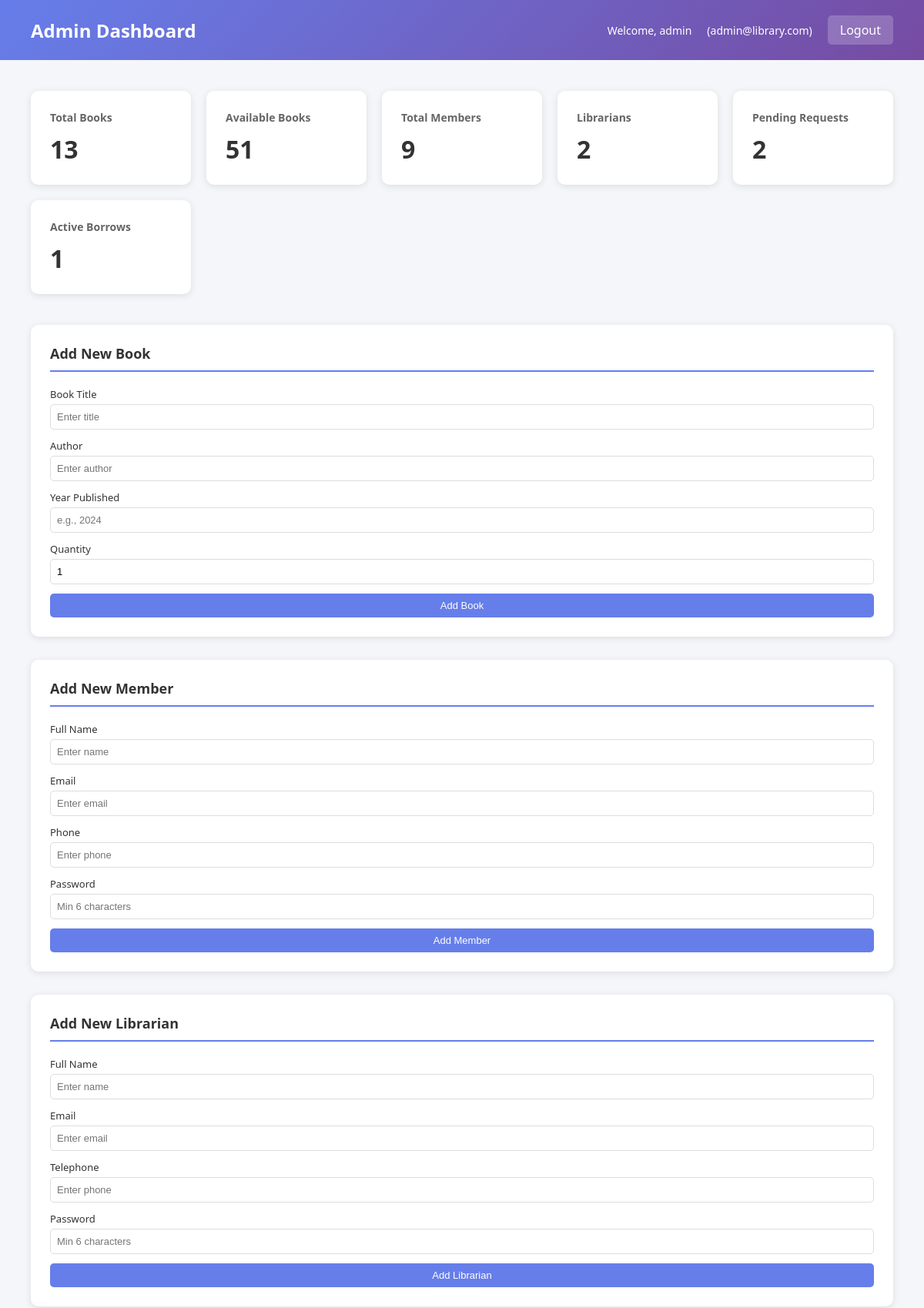
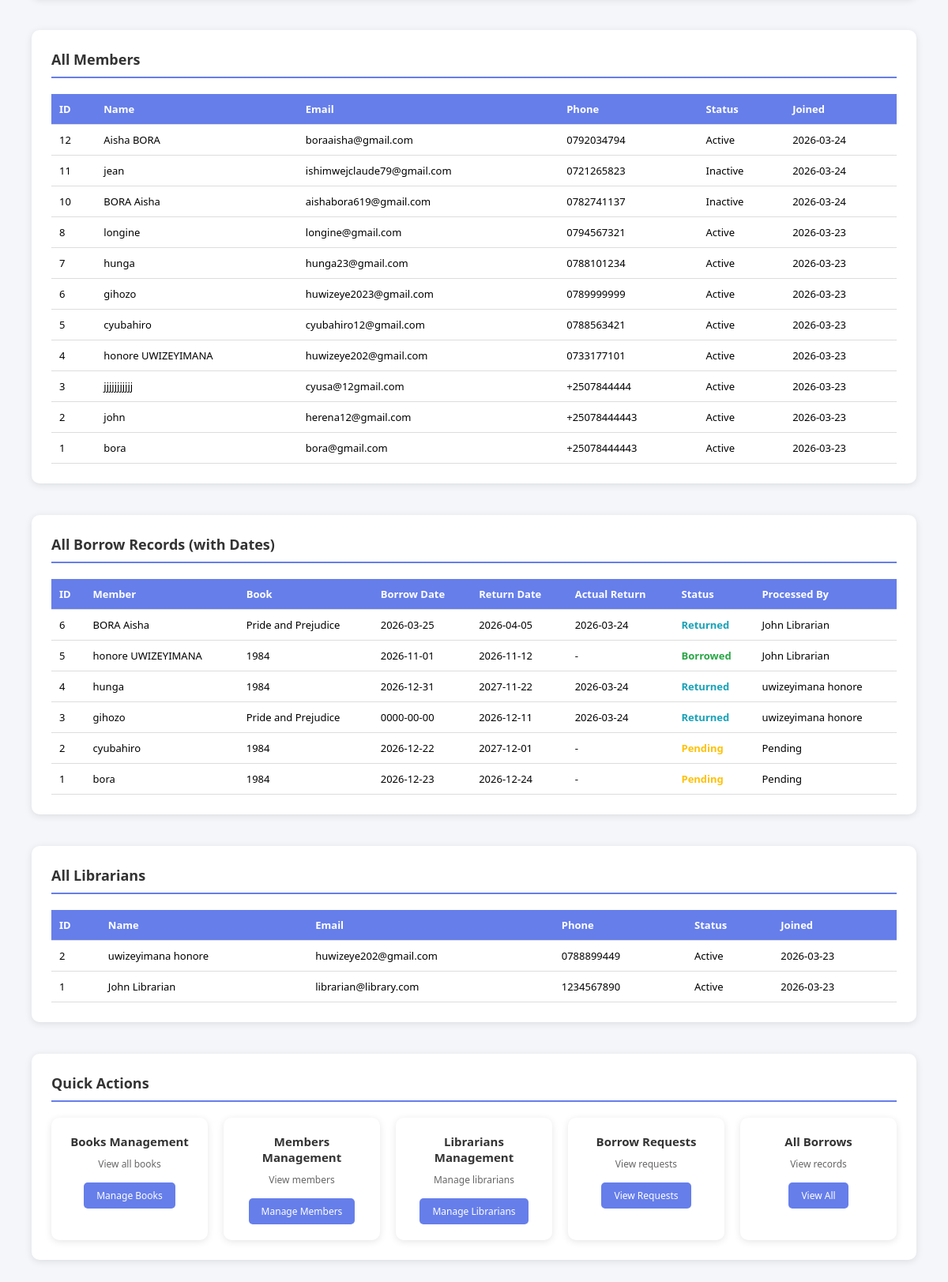
The app's page /admin_dashboard.php (signed in) with its own data (2 pictures, top to bottom).
### tables this page shows
CREATE TABLE `members` (
  `member_id` int(11) NOT NULL,
  `name` varchar(100) NOT NULL,
  `email` varchar(100) NOT NULL,
  `phone` varchar(20) NOT NULL,
  `password` varchar(255) NOT NULL,
  `status` enum('active','inactive') DEFAULT 'active',
  `created_at` timestamp NOT NULL DEFAULT current_timestamp()
);

CREATE TABLE `borrow` (
  `borrow_id` int(11) NOT NULL,
  `member_id` int(11) NOT NULL,
  `book_id` int(11) NOT NULL,
  `librarian_id` int(11) DEFAULT NULL,
  `borrow_date` date NOT NULL,
  `return_date` date NOT NULL,
  `actual_return_date` date DEFAULT NULL,
  `status` enum('pending','approved','denied','borrowed','returned','overdue') DEFAULT 'pending',
  `request_notes` text DEFAULT NULL,
  `created_at` timestamp NOT NULL DEFAULT current_timestamp()
);

CREATE TABLE `books` (
  `book_id` int(11) NOT NULL,
  `title` varchar(200) NOT NULL,
  `author` varchar(100) NOT NULL,
  `year_published` int(11) DEFAULT NULL,
  `quantity` int(11) DEFAULT 1,
  `available_quantity` int(11) DEFAULT 1,
  `status` enum('active','inactive','archived') DEFAULT 'active',
  `content` text DEFAULT NULL,
  `created_at` timestamp NOT NULL DEFAULT current_timestamp()
);

CREATE TABLE `librarians` (
  `librarian_id` int(11) NOT NULL,
  `names` varchar(100) NOT NULL,
  `telephone` varchar(20) NOT NULL,
  `email` varchar(100) NOT NULL,
  `password` varchar(255) NOT NULL,
  `status` enum('active','inactive') DEFAULT 'active',
  `created_at` timestamp NOT NULL DEFAULT current_timestamp()
);

### admin_dashboard.php (the view, shortened to what this page needs)
<?php
require_once 'config.php';
$username = $_SESSION['username'];
$email = $_SESSION['email'];
$stats = [];
$stmt = $pdo->query("SELECT COUNT(*) as total FROM books WHERE status = 'active'");
$stats['books'] = $stmt->fetch()['total'];
$stmt = $pdo->query("SELECT SUM(available_quantity) as total FROM books WHERE status = 'active'");
$stats['available_books'] = $stmt->fetch()['total'] ?? 0;
$stmt = $pdo->query("SELECT COUNT(*) as total FROM members WHERE status = 'active'");
$stats['members'] = $stmt->fetch()['total'];
$stmt = $pdo->query("SELECT COUNT(*) as total FROM librarians WHERE status = 'active'");
$stats['librarians'] = $stmt->fetch()['total'];
$stmt = $pdo->query("SELECT COUNT(*) as total FROM borrow WHERE status = 'pending'");
$stats['pending_requests'] = $stmt->fetch()['total'];
$stmt = $pdo->query("SELECT COUNT(*) as total FROM borrow WHERE status = 'borrowed'");
$stats['active_borrows'] = $stmt->fetch()['total'];
$stmt = $pdo->query("SELECT COUNT(*) as total FROM borrow WHERE status = 'overdue'");
$stats['overdue'] = $stmt->fetch()['total'];
$stmt = $pdo->query("
    SELECT b.*, m.name as member_name, m.email as member_email,
           bk.title as book_title, bk.author, l.names as librarian_name
    FROM borrow b
    JOIN members m ON b.member_id = m.member_id
    JOIN books bk ON b.book_id = bk.book_id
    LEFT JOIN librarians l ON b.librarian_id = l.librarian_id
    ORDER BY b.created_at DESC
    LIMIT 50
");
$all_borrows = $stmt->fetchAll();
$stmt = $pdo->query("SELECT * FROM members ORDER BY member_id DESC LIMIT 20");
$dashboard_members = $stmt->fetchAll();
$stmt = $pdo->query("SELECT * FROM librarians ORDER BY librarian_id DESC LIMIT 20");
$dashboard_librarians = $stmt->fetchAll();
?>
<!DOCTYPE html>
<html lang="en">
<head>
</head>
<body>
    <div class="header">
        <h1>Admin Dashboard</h1>
        <div class="user-info">
            <span>Welcome, <?php echo htmlspecialchars($username); ?></span>
            <span>(<?php echo htmlspecialchars($email); ?>)</span>
            <a href="logout.php" class="logout-btn">Logout</a>
        </div>
    </div>
    <div class="container">
        <div class="stats-grid">
            <div class="stat-card">
                <h3>Total Books</h3>
                <div class="number"><?php echo $stats['books']; ?></div>
            </div>
            <div class="stat-card">
                <h3>Available Books</h3>
                <div class="number"><?php echo $stats['available_books']; ?></div>
            </div>
            <div class="stat-card">
                <h3>Total Members</h3>
                <div class="number"><?php echo $stats['members']; ?></div>
            </div>
            <div class="stat-card">
                <h3>Librarians</h3>
                <div class="number"><?php echo $stats['librarians']; ?></div>
            </div>
            <div class="stat-card">
                <h3>Pending Requests</h3>
                <div class="number"><?php echo $stats['pending_requests']; ?></div>
            </div>
            <div class="stat-card">
                <h3>Active Borrows</h3>
                <div class="number"><?php echo $stats['active_borrows']; ?></div>
            </div>
        </div>
        <div class="dashboard-grid">
            <div class="section-card">
                <h2>Add New Book</h2>
                <form method="POST">
                    <div class="form-group"><label>Book Title</label><input type="text" name="title" required placeholder="Enter title"></div>
                    <div class="form-group"><label>Author</label><input type="text" name="author" required placeholder="Enter author"></div>
                    <div class="form-group"><label>Year Published</label><input type="number" name="year_published" required placeholder="e.g., 2024" min="1900" max="2100"></div>
                    <div class="form-group"><label>Quantity</label><input type="number" name="quantity" required min="1" value="1"></div>
                    <button type="submit" class="btn">Add Book</button>
                </form>
            </div>
            <div class="section-card">
                <h2>Add New Member</h2>
                <form method="POST">
                    <div class="form-group"><label>Full Name</label><input type="text" name="name" required placeholder="Enter name"></div>
                    <div class="form-group"><label>Email</label><input type="email" name="email" required placeholder="Enter email"></div>
                    <div class="form-group"><label>Phone</label><input type="text" name="phone" required placeholder="Enter phone"></div>
                    <div class="form-group"><label>Password</label><input type="password" name="password" required minlength="6" placeholder="Min 6 characters"></div>
                    <button type="submit" class="btn">Add Member</button>
                </form>
            </div>
            <div class="section-card">
                <h2>Add New Librarian</h2>
                <form method="POST">
                    <div class="form-group"><label>Full Name</label><input type="text" name="names" required placeholder="Enter name"></div>
                    <div class="form-group"><label>Email</label><input type="email" name="email" required placeholder="Enter email"></div>
                    <div class="form-group"><label>Telephone</label><input type="text" name="telephone" required placeholder="Enter phone"></div>
                    <div class="form-group"><label>Password</label><input type="password" name="password" required minlength="6" placeholder="Min 6 characters"></div>
                    <button type="submit" class="btn">Add Librarian</button>
                </form>
            </div>
        </div>
        <div class="section-card" style="margin-bottom: 40px;">
            <h2>All Members</h2>
            <div class="table-container">
                <table>
                    <thead>
                        <tr><th>ID</th><th>Name</th><th>Email</th><th>Phone</th><th>Status</th><th>Joined</th></tr>
                    </thead>
                    <tbody>
                        <?php foreach ($dashboard_members as $member): ?>
                        <tr>
                            <td><?php echo $member['member_id']; ?></td>
                            <td><?php echo htmlspecialchars($member['name']); ?></td>
                            <td><?php echo htmlspecialchars($member['email']); ?></td>
                            <td><?php echo htmlspecialchars($member['phone']); ?></td>
                            <td class="status-<?php echo $member['status']; ?>"><?php echo ucfirst($member['status']); ?></td>
                            <td><?php echo date('Y-m-d', strtotime($member['created_at'])); ?></td>
                        </tr>
                        <?php endforeach; ?>
                    </tbody>
                </table>
            </div>
        </div>
        <div class="section-card" style="margin-bottom: 40px;">
            <h2>All Borrow Records (with Dates)</h2>
            <div class="table-container">
                <table>
                    <thead>
                        <tr>
                            <th>ID</th>
                            <th>Member</th>
                            <th>Book</th>
                            <th>Borrow Date</th>
                            <th>Return Date</th>
                            <th>Actual Return</th>
                            <th>Status</th>
                            <th>Processed By</th>
                        </tr>
                    </thead>
                    <tbody>
                        <?php foreach ($all_borrows as $borrow): ?>
                        <tr>
                            <td><?php echo $borrow['borrow_id']; ?></td>
                            <td><?php echo htmlspecialchars($borrow['member_name']); ?></td>
                            <td><?php echo htmlspecialchars($borrow['book_title']); ?></td>
                            <td><?php echo $borrow['borrow_date']; ?></td>
                            <td><?php echo $borrow['return_date']; ?></td>
                            <td><?php echo $borrow['actual_return_date'] ?? '-'; ?></td>
                            <td class="status-<?php echo $borrow['status']; ?>"><?php echo ucfirst($borrow['status']); ?></td>
                            <td><?php echo $borrow['librarian_name'] ?? 'Pending'; ?></td>
                        </tr>
                        <?php endforeach; ?>
                    </tbody>
                </table>
            </div>
        </div>
        <div class="section-card" style="margin-bottom: 40px;">
            <h2>All Librarians</h2>
            <div class="table-container">
                <table>
                    <thead>
                        <tr><th>ID</th><th>Name</th><th>Email</th><th>Phone</th><th>Status</th><th>Joined</th></tr>
                    </thead>
                    <tbody>
                        <?php foreach ($dashboard_librarians as $librarian): ?>
                        <tr>
                            <td><?php echo $librarian['librarian_id']; ?></td>
                            <td><?php echo htmlspecialchars($librarian['names']); ?></td>
                            <td><?php echo htmlspecialchars($librarian['email']); ?></td>
                            <td><?php echo htmlspecialchars($librarian['telephone']); ?></td>
                            <td class="status-<?php echo $librarian['status']; ?>"><?php echo ucfirst($librarian['status']); ?></td>
                            <td><?php echo date('Y-m-d', strtotime($librarian['created_at'])); ?></td>
                        </tr>
                        <?php endforeach; ?>
                    </tbody>
                </table>
            </div>
        </div>
        <div class="section-card">
            <h2>Quick Actions</h2>
            <div class="menu-grid">
                <div class="menu-card"><h3>Books Management</h3><p>View all books</p><a href="admin_books.php">Manage Books</a></div>
                <div class="menu-card"><h3>Members Management</h3><p>View members</p><a href="admin_members.php">Manage Members</a></div>
                <div class="menu-card"><h3>Librarians Management</h3><p>Manage librarians</p><a href="admin_librarians.php">Manage Librarians</a></div>
                <div class="menu-card"><h3>Borrow Requests</h3><p>View requests</p><a href="admin_borrow.php">View Requests</a></div>
                <div class="menu-card"><h3>All Borrows</h3><p>View records</p><a href="admin_all_borrows.php">View All</a></div>
            </div>
        </div>
    </div>
</body>
</html>

### admin_dashboard.php (style rules this page uses)
* { margin: 0; padding: 0; box-sizing: border-box; }
body { font-family: 'Segoe UI', Tahoma, Geneva, Verdana, sans-serif; background: #f4f6f9; }
.header { background: linear-gradient(135deg, #667eea 0%, #764ba2 100%); color: white; padding: 20px 40px; display: flex; justify-content: space-between; align-items: center; }
.header h1 { font-size: 24px; }
.user-info { display: flex; align-items: center; gap: 20px; }
.user-info span { font-size: 14px; }
.logout-btn { background: rgba(255,255,255,0.2); color: white; padding: 8px 16px; text-decoration: none; border-radius: 5px; }
.container { padding: 40px; max-width: 1600px; margin: 0 auto; }
.stats-grid { display: grid; grid-template-columns: repeat(auto-fit, minmax(180px, 1fr)); gap: 20px; margin-bottom: 40px; }
.stat-card { background: white; padding: 25px; border-radius: 10px; box-shadow: 0 2px 10px rgba(0,0,0,0.1); }
.stat-card h3 { color: #666; font-size: 14px; margin-bottom: 10px; }
.stat-card .number { font-size: 32px; font-weight: bold; color: #333; }
.dashboard-grid { display: grid; grid-template-columns: repeat(3, 1fr); gap: 30px; margin-bottom: 40px; }
.section-card { background: white; padding: 25px; border-radius: 10px; box-shadow: 0 2px 10px rgba(0,0,0,0.1); }
.section-card h2 { color: #333; margin-bottom: 20px; font-size: 18px; border-bottom: 2px solid #667eea; padding-bottom: 10px; }
.form-group { margin-bottom: 12px; }
.form-group label { display: block; margin-bottom: 4px; color: #333; font-weight: 500; font-size: 13px; }
.form-group input { width: 100%; padding: 8px; border: 1px solid #ddd; border-radius: 5px; font-size: 13px; }
.btn { padding: 8px 16px; background: #667eea; color: white; border: none; border-radius: 5px; cursor: pointer; font-size: 13px; width: 100%; }
.table-container { overflow-x: auto; }
table { width: 100%; border-collapse: collapse; }
th, td { padding: 10px; text-align: left; border-bottom: 1px solid #ddd; font-size: 13px; }
th { background: #667eea; color: white; white-space: nowrap; }
.status-pending { color: #ffc107; font-weight: bold; }
.status-borrowed { color: #28a745; font-weight: bold; }
.status-returned { color: #17a2b8; font-weight: bold; }
.menu-grid { display: grid; grid-template-columns: repeat(auto-fit, minmax(180px, 1fr)); gap: 20px; }
.menu-card { background: white; padding: 20px; border-radius: 10px; box-shadow: 0 2px 10px rgba(0,0,0,0.1); text-align: center; }
.menu-card h3 { color: #333; margin-bottom: 10px; font-size: 15px; }
.menu-card p { color: #666; margin-bottom: 15px; font-size: 12px; }
.menu-card a { display: inline-block; padding: 8px 16px; background: #667eea; color: white; text-decoration: none; border-radius: 5px; font-size: 12px; }
@media (max-width: 1200px) { .dashboard-grid { grid-template-columns: 1fr; } }

### records on screen
members: member_id "12", name "Aisha BORA", email "boraaisha@gmail.com", phone "0792034794", status "Active", created_at "2026-03-24"
members: member_id "11", name "jean", email "ishimwejclaude79@gmail.com", phone "0721265823", status "Inactive", created_at "2026-03-24"
members: member_id "10", name "BORA Aisha", email "aishabora619@gmail.com", phone "0782741137", status "Inactive", created_at "2026-03-24"
members: member_id "8", name "longine", email "longine@gmail.com", phone "0794567321", status "Active", created_at "2026-03-23"
members: member_id "7", name "hunga", email "hunga23@gmail.com", phone "0788101234", status "Active", created_at "2026-03-23"
members: member_id "6", name "gihozo", email "huwizeye2023@gmail.com", phone "0789999999", status "Active", created_at "2026-03-23"
members: member_id "5", name "cyubahiro", email "cyubahiro12@gmail.com", phone "0788563421", status "Active", created_at "2026-03-23"
members: member_id "4", name "honore UWIZEYIMANA", email "huwizeye202@gmail.com", phone "0733177101", status "Active", created_at "2026-03-23"
members: member_id "3", name "jjjjjjjjjjj", email "cyusa@12gmail.com", phone "+2507844444", status "Active", created_at "2026-03-23"
members: member_id "2", name "john", email "herena12@gmail.com", phone "+25078444443", status "Active", created_at "2026-03-23"
members: member_id "1", name "bora", email "bora@gmail.com", phone "+25078444443", status "Active", created_at "2026-03-23"
borrow: borrow_id "6", member.name "BORA Aisha", book.title "Pride and Prejudice", borrow_date "2026-03-25", return_date "2026-04-05", actual_return_date "2026-03-24", status "Returned", librarian.names "John Librarian"
borrow: borrow_id "5", member.name "honore UWIZEYIMANA", book.title "1984", borrow_date "2026-11-01", return_date "2026-11-12", actual_return_date "-", status "Borrowed", librarian.names "John Librarian"
borrow: borrow_id "4", member.name "hunga", book.title "1984", borrow_date "2026-12-31", return_date "2027-11-22", actual_return_date "2026-03-24", status "Returned", librarian.names "uwizeyimana honore"
borrow: borrow_id "3", member.name "gihozo", book.title "Pride and Prejudice", borrow_date "0000-00-00", return_date "2026-12-11", actual_return_date "2026-03-24", status "Returned", librarian.names "uwizeyimana honore"
borrow: borrow_id "2", member.name "cyubahiro", book.title "1984", borrow_date "2026-12-22", return_date "2027-12-01", actual_return_date "-", status "Pending", librarian_name "Pending"
borrow: borrow_id "1", member.name "bora", book.title "1984", borrow_date "2026-12-23", return_date "2026-12-24", actual_return_date "-", status "Pending", librarian_name "Pending"
librarians: librarian_id "2", names "uwizeyimana honore", email "huwizeye202@gmail.com", telephone "0788899449", status "Active", created_at "2026-03-23"
librarians: librarian_id "1", names "John Librarian", email "librarian@library.com", telephone "1234567890", status "Active", created_at "2026-03-23"

### other values on screen
$username "admin"
$email "admin@library.com"
$stats['books'] "13"
$stats['available_books'] "51"
$stats['members'] "9"
$stats['librarians'] "2"
$stats['pending_requests'] "2"
$stats['active_borrows'] "1"
